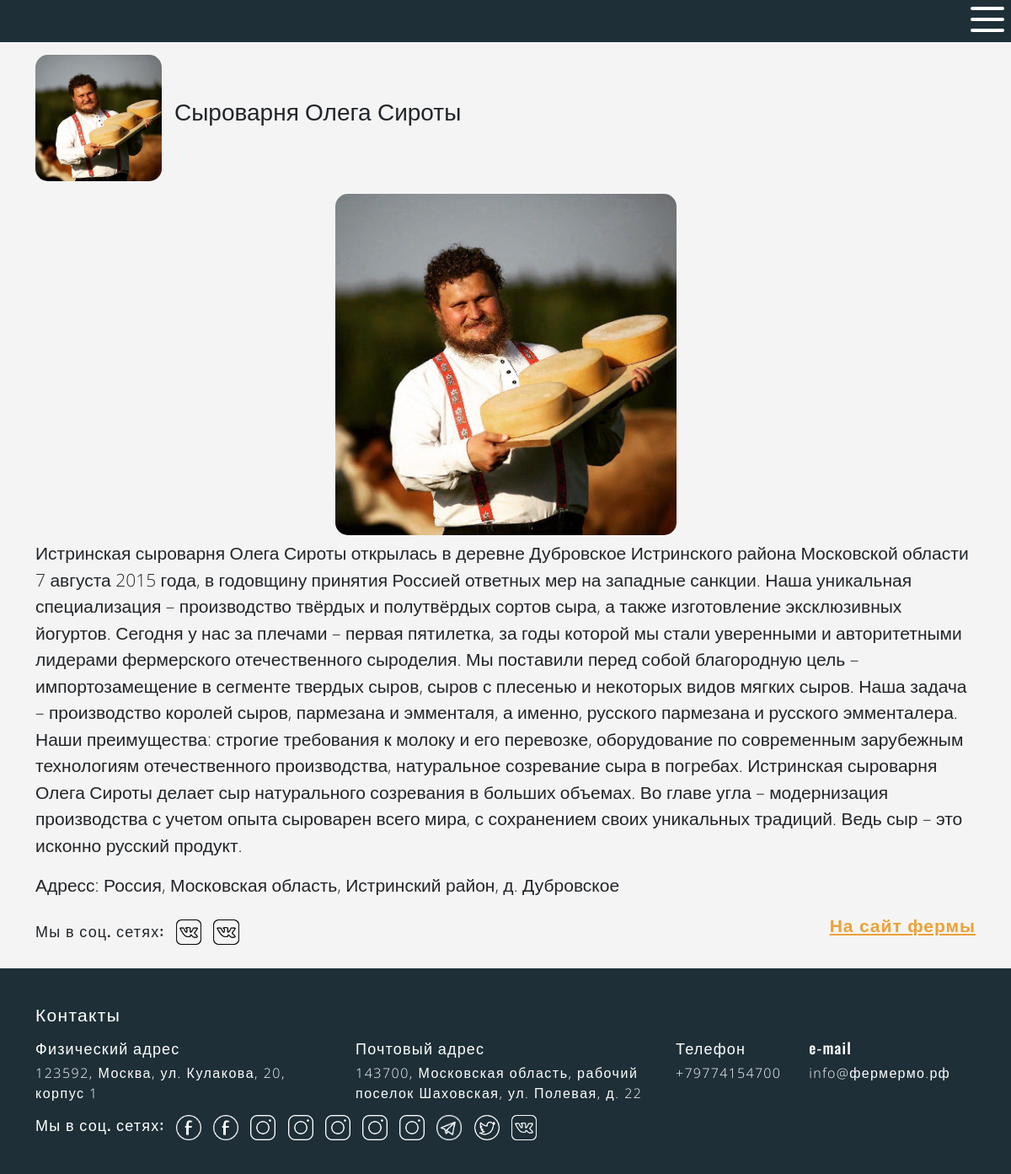
/member-page/3, run on the app's committed database.
### data/member.py (models this page shows, shortened)
class Member(SqlAlchemyBase, SerializerMixin):
    __tablename__ = 'member'
    id = sqlalchemy.Column(sqlalchemy.Integer, primary_key=True, autoincrement=True)
    name = sqlalchemy.Column(sqlalchemy.String, nullable=True)
    logo = sqlalchemy.Column(sqlalchemy.String, nullable=True)
    image = sqlalchemy.Column(sqlalchemy.String, nullable=True)
    text = sqlalchemy.Column(sqlalchemy.String, nullable=True)
    link = sqlalchemy.Column(sqlalchemy.String, nullable=True)
    socialmedia = sqlalchemy.Column(sqlalchemy.String, nullable=True)
    address = sqlalchemy.Column(sqlalchemy.String, nullable=True)
    coord = sqlalchemy.Column(sqlalchemy.String, nullable=True)
    province = sqlalchemy.Column(sqlalchemy.String, nullable=True)
    occupation = sqlalchemy.Column(sqlalchemy.String, nullable=True)
    created_date = sqlalchemy.Column(sqlalchemy.DateTime, default=datetime.now())
    author_id = sqlalchemy.Column(sqlalchemy.Integer, sqlalchemy.ForeignKey("user.id"))
    author = orm.relation('User')

### run.py (the view)
@application.route("/member-page/<int:id>")
def member_page(id):
    member = get_member_usual(id)
    if "message" in member:
        return page_not_found()
    return get_render_template('member.html', title=member["name"], member=member, social=get_icons_links(member['socialmedia']))

### data/Inner/MemberInnerAPI.py (called while the page is built)
def find_by_id(id, session):
    member = session.query(Member).get(id)
    if not member:
        return raise_error(f"Участник не найден", session), 1
    return member, session

def get_member_usual(member_id):
    session = db_session.create_session()
    member, session = find_by_id(member_id, session)
    if type(member) == dict:
        session.close()
        return member
    session.close()
    return member.to_dict(only=('id', 'name', 'logo', 'image', 'text', 'address', 'coord', 'province', 'occupation', 'link', "socialmedia"))

### data/db_session.py (called while the page is built)
def create_session() -> Session:
    global __factory
    return __factory()

### run.py (called while the page is built)
def get_render_template(template, **kwargs):
    return render_template(template, special_params=get_special_params(), **kwargs)

def get_image_name(link, isBlack=False):
    link = link.split("//")
    images = {"vk.com": "vk.png", "t.me": "telegram.png", "instagram.com": "instagram.png",
              "facebook.com": "facebook.png", "twitter.com": "twitter.png", "tiktok.com": "tiktok.png"}
    imagesBLACK = {"vk.com": "vkBLACK.png", "t.me": "telegramBLACK.png", "instagram.com": "instagramBLACK.png",
                   "facebook.com": "facebookBLACK.png", "twitter.com": "twitterBLACK.png", "tiktok.com": "tiktokBLACK.png"}
    if len(link) > 1:
        for key in images.keys():
            if key in link[1]:
                if isBlack:
                    return f"socialmedia/{imagesBLACK[key]}"
                else:
                    return f"socialmedia/{images[key]}"
    return "socialmedia/socialmedia.png"

def get_icons_links(links):
    social = []
    if links:
        for link in links.split():
            social.append({"icon": get_image_name(link, True), "link": link})
    return social

def get_special_params():
    global load_new_footer_params, load_new_params, load_seo_params
    if load_new_footer_params:
        load_new_footer_params = False
        set_footer_params()
    if load_new_params:
        load_new_params = False
        set_other_params()
    if load_seo_params:
        load_seo_params = False
        set_seo_params()
    local_special_params = special_params.copy()
    local_special_params["is_admin"] = not current_user.is_anonymous
    return local_special_params

### templates/member.html (shortened to what this page needs)
{% extends "admin-panel.html" %}
{% block head %}
<link href="/static/css/slick.css" rel="stylesheet">
<link href="/static/css/subpages.css" rel="stylesheet">
{% endblock %}
{% block pageblock %}
<div class="container">
    <div class="member-header">
        <div class="member-header-logo"><img src="/static/img/{{member['logo']}}" alt=""></div>
        <p>{{member['name']}}</p>
    </div>
    {% if member['image'] != "" %}
    <div class="carousel image-block">
        {% for src in member['image'].split('//') %}
            <div class="on-nushen">
                <div class="image-container">
                    <img src="/static/img/{{src}}">
                </div>
            </div>
        {% endfor %}
    </div>
    {% endif %}
    <p class="member-text">
        {% for line in member["text"].split('\n') %}
        {{line}}<br>
        {% endfor %}
    </p>
    <p class="member-text">Адресс: {{member["address"]}}</p>
    <div class="member-link">
        {% if social|length > 0 %}
        <div class="social">
            <p class="footer-title">Мы в соц. сетях:</p>
            {% for socialmedia in social %}
            <a href="{{socialmedia['link']}}" target="_blank"><img src="/static/img/{{socialmedia['icon']}}" alt="socialmedia"></a>
            {% endfor %}
        </div>
        {% endif %}
        {% if member["link"] != "" %}
        <a href={{member["link"]}}>На сайт фермы</a>
        {% endif %}
    </div>
</div>
{% endblock %}

### static/css/style.css (style rules this page uses)
*, *::before, *::after { margin: 0; padding: 0; }
body { padding-top: 50px; min-height: 100vh; background: #f4f4f4; display: flex; flex-direction: column; }
p { font-family: 'Open Sans', sans-serif; font-weight: 300; }
a { font-family: 'Open Sans', sans-serif; font-weight: 300; color: inherit; text-decoration: none; letter-spacing: 1.3px; }
.footer-title { margin-top: 0.5rem; font-family: 'Oswald', sans-serif; font-weight: 500; font-size: 18px; letter-spacing: 1.2px; }
.social { display: inline-block; }
.social * { display: inline-block; }
.social a { margin: 10px; margin-right: 0; margin-top: 0; }
.social img { height: 30px; }

### static/css/subpages.css (style rules this page uses)
.member-header { margin: 15px 0; display: flex; align-items: center; }
.member-header img { border-radius: 15px; object-fit: contain; max-width: 100%; max-height: 100%; }
.member-header p { font-size: 28px; }
.image-container { height: 405px; max-width: 720px; margin: auto; display: flex; justify-content: center; align-items: center; }
.on-nushen { height: 100%; }
.image-container img { border-radius: 15px; object-fit: contain; max-width: 100%; max-height: 100%; }
.member-text { font-size: 21px; }
.member-link { margin: 15px 0; display: flex; justify-content: space-between; }
.member-link a { text-decoration: underline; color: #eca137; font-size: 21px; font-family: 'Open Sans', sans-serif; font-weight: 300; letter-spacing: 1px; font-weight: bold; }
.member-header-logo { height: 150px; width: 150px; display: flex; margin-right: 15px; }

### data on the page
Member: logo (picture), name "Сыроварня Олега Сироты", image (picture), text "Истринская сыроварня Олега Сироты открылась в деревне Дубровское Истринского района Московской области 7 августа 2015 года, в годовщину принятия Россией ответных мер на западные санкции. Наша уникальная специализация – производство твёрдых и полутвёрдых сортов сыра, а также изготовление эксклюзивных йогуртов. Сегодня у нас за плечами – первая пятилетка, за годы которой мы стали уверенными и авторитетными лидерами фермерского отечественного сыроделия. Мы поставили перед собой благородную цель – импортозамещение в сегменте твердых сыров, сыров с плесенью и некоторых видов мягких сыров. Наша задача – производство королей сыров, пармезана и эмменталя, а именно, русского пармезана и русского…", address "Россия, Московская область, Истринский район, д. Дубровское"

### other printed values
{{ special_params["address"][0]["place"] }} "123592, Москва, ул. Кулакова, 20, корпус 1"
{{ special_params["address"][1]["place"] }} "143700, Московская область, рабочий поселок Шаховская, ул. Полевая, д. 22"
{{ phone['number'] }} "+79774154700"
{{ email['email_address'] }} "info@фермермо.рф"
